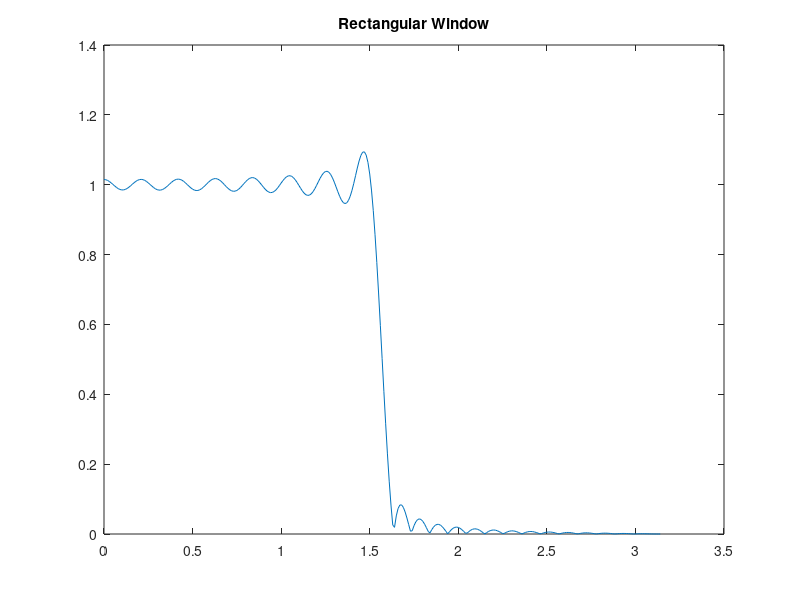
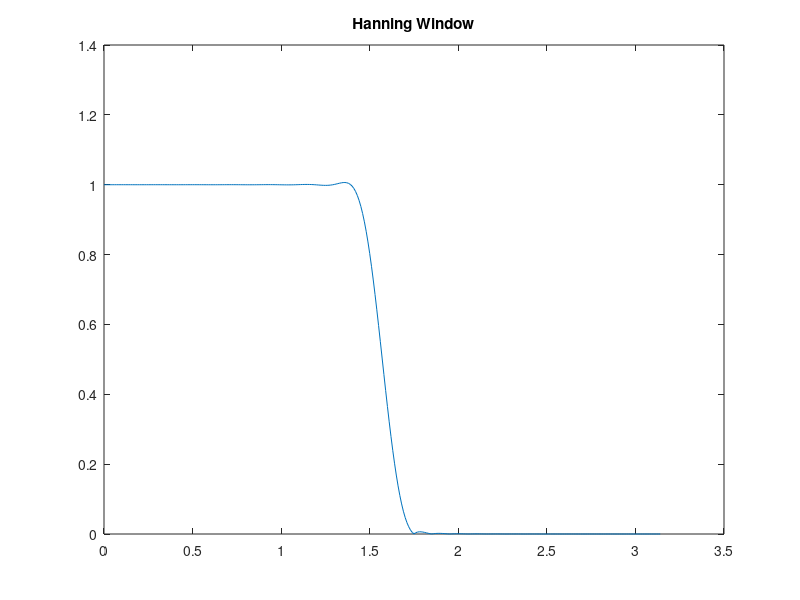
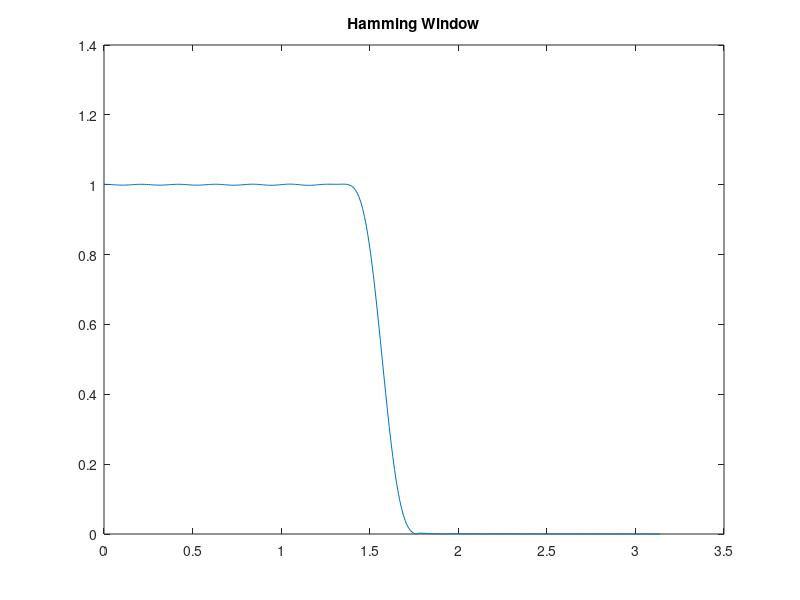

Reproduce these figures in MATLAB, in order.
% Design an FIR filter with N=60 and cutoff-requency, wc = pi/2
% General Steps:
%1. Define alpha as a=(N-1)/2 and n as 0:1:N-1
%2. Define sinc function as hn=(sin(wc*(n-a)))./(pi*(n-a)
%3. Define window function(rectangular, hanning or hamming) as wn
%4. Multiply elementwise hn with wn
%5. Define w=0:0.01:pi since freqz evaluates response from 0 to pi
%6. Get fir response using freqz inbuilt function
%7. Plot w vs absolute value of response  from freqz function
N = 60;
a = (N-1)/2; %alpha
n = 0:1:N-1;
wc = pi/2;
hn = (sin(wc*(n-a)))./(pi*(n-a)); %Sinc function
wn = ones(1,N)  %A rectangular window
hd = hn.*wn;
w = 0:0.01:pi;
[h, k] = freqz(hd,1, w); %To get FIR resoponse from 0:pi
ha = abs(h);
plot(w,ha);
title('Rectangular Window')

% With hanning window

wn = hanning(N); %Returns filter coefficients of hanning window of length N
hd = hn.*wn'; %Transpose is requred as hanning function returns a column vector
w = 0:0.01:pi;
[h, k] = freqz(hd,1,w);
ha = abs(h);
figure
plot(w,ha);
title('Hanning Window')

% With hamming window

wn = hamming(N)
hd = hn.*wn';
w = 0:0.01:pi;
[h, k] = freqz(hd,1,w);
ha = abs(h);
figure
plot(w,ha);
title('Hamming Window');
